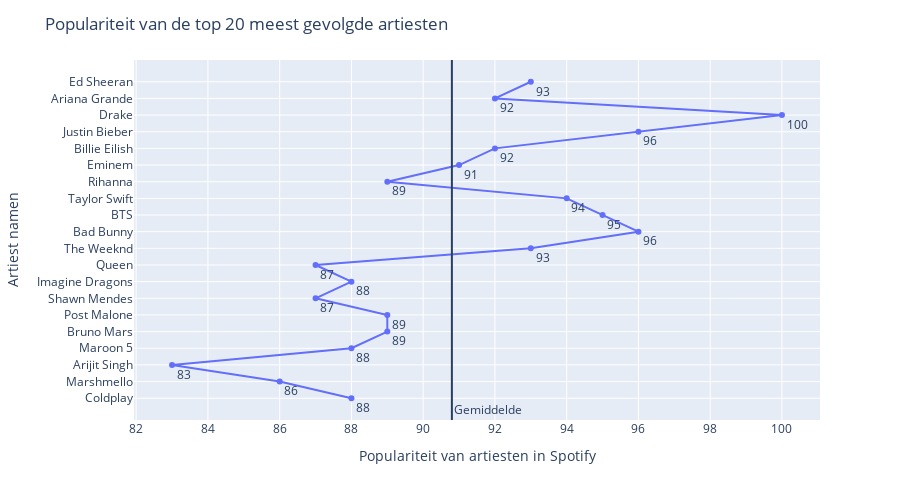

Notebook cell for this chart:
### Markdown cell above
Een lijn plot waarbij de populariteit wordt weergeven van de artiesten.
Het verticale rechte lijn is het gemiddelde van de weergegeven artiesten.

### Code cell
fig = px.line(df_artists,
              x='popularity',
              y=df_artists.index,
              text='popularity', height=500)
fig.add_vline(df_artists['popularity'].mean(),
              annotation_text="Gemiddelde",
              annotation_position="bottom right")
fig.update_layout(title="Populariteit van de top 20 meest gevolgde artiesten",
                  yaxis_title='Artiest namen',
                  xaxis_title="Populariteit van artiesten in Spotify")
fig.update_traces(textposition="bottom right")
fig.show()

### Figure 1 — Plotly figure (JSON) as saved in the notebook; plotly's stock layout.template omitted (floating-point values rounded to 4 significant figures)
{"data": [{"hovertemplate": "popularity=%{text}<br>name=%{y}<extra></extra>", "legendgroup": "", "line": {"color": "#636efa", "dash": "solid"}, "marker": {"symbol": "circle"}, "mode": "lines+text+markers", "name": "", "orientation": "h", "showlegend": false, "text": [88.0, 86.0, 83.0, 88.0, 89.0, 89.0, 87.0, 88.0, 87.0, 93.0, 96.0, 95.0, 94.0, 89.0, 91.0, 92.0, 96.0, 100.0, 92.0, 93.0], "textposition": "bottom right", "type": "scatter", "x": [88, 86, 83, 88, 89, 89, 87, 88, 87, 93, 96, 95, 94, 89, 91, 92, 96, 100, 92, 93], "xaxis": "x", "y": ["Coldplay", "Marshmello", "Arijit Singh", "Maroon 5", "Bruno Mars", "Post Malone", "Shawn Mendes", "Imagine Dragons", "Queen", "The Weeknd", "Bad Bunny", "BTS", "Taylor Swift", "Rihanna", "Eminem", "Billie Eilish", "Justin Bieber", "Drake", "Ariana Grande", "Ed Sheeran"], "yaxis": "y"}], "layout": {"annotations": [{"showarrow": false, "text": "Gemiddelde", "x": 90.8, "xanchor": "left", "xref": "x", "y": 0, "yanchor": "bottom", "yref": "y domain"}], "height": 500, "legend": {"tracegroupgap": 0}, "margin": {"t": 60}, "shapes": [{"type": "line", "x0": 90.8, "x1": 90.8, "xref": "x", "y0": 0, "y1": 1, "yref": "y domain"}], "title": {"text": "Populariteit van de top 20 meest gevolgde artiesten"}, "xaxis": {"anchor": "y", "domain": [0.0, 1.0], "title": {"text": "Populariteit van artiesten in Spotify"}}, "yaxis": {"anchor": "x", "domain": [0.0, 1.0], "title": {"text": "Artiest namen"}}}}
